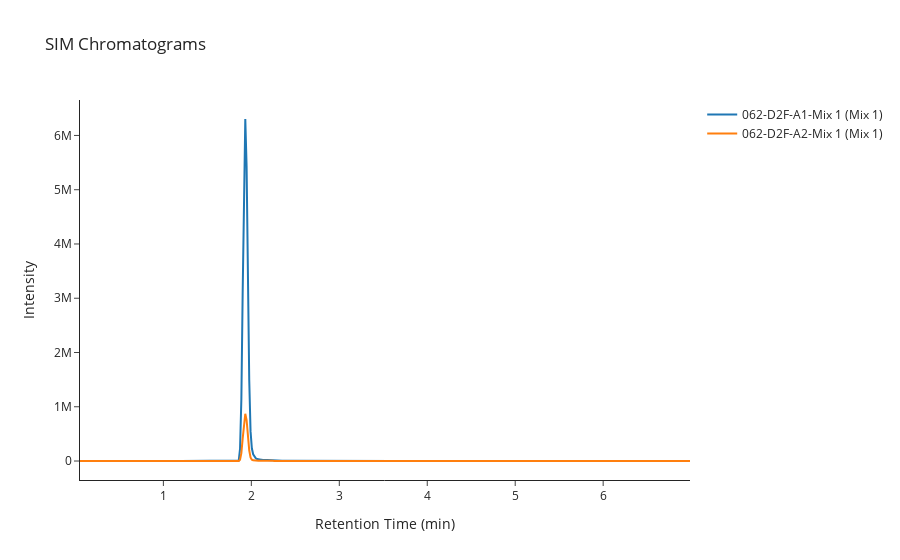

The notebook cell saved with this chart:
### Code cell
analyses.plot_chromatogram(indices=[91, 154], mz=268)

### Figure 1 — Plotly figure (JSON) as saved in the notebook; plotly's stock layout.template omitted (floating-point values rounded to 4 significant figures; data arrays with more than 128 entries replaced by an {"elided": "..."} marker saying what was removed)
{"data": [{"hovertemplate": "<b>index</b>: 91<br><b>name</b>: 062-D2F-A1-Mix 1<br><b>path</b>: C:/Users/Sandeep/Desktop/Error-LC/Method-Data\\250616_Mix-1_50x100ng-mL 2025-06-16 10-06-17\\062-D2F-A1-Mix 1.D<br><b>batch</b>: 250616_Mix-1_50x100ng-mL 2025-06-16 10-06-17<br><b>batch_position</b>: 62<br><b>idle_time</b>: 35.0<br><b>sample</b>: Mix 1<br><b>method</b>: error_lc<br><b>timestamp</b>: 2025-06-16 18:42:07<br><b>unit</b>: None<br><b>instrument</b>: None<br><b>signal</b>: None<br><b>date</b>: 16 Jun 25   6:42 pm +0100<br><b>detector</b>: MS<br><b>pump</b>: G7167B<br><b>vial_position</b>: D2F-A><br><b>start_time</b>: 2025-06-16 18:42:09<br><b>end_time</b>: 2025-06-16 18:49:53<br><b>runtime</b>: 416.119<br><b>Time: </b>%{x}<br><b>Intensity: </b>%{y}<extra></extra>", "mode": "lines", "name": "062-D2F-A1-Mix 1 (Mix 1)", "text": "<b>index</b>: 91<br><b>name</b>: 062-D2F-A1-Mix 1<br><b>path</b>: C:/Users/Sandeep/Desktop/Error-LC/Method-Data\\250616_Mix-1_50x100ng-mL 2025-06-16 10-06-17\\062-D2F-A1-Mix 1.D<br><b>batch</b>: 250616_Mix-1_50x100ng-mL 2025-06-16 10-06-17<br><b>batch_position</b>: 62<br><b>idle_time</b>: 35.0<br><b>sample</b>: Mix 1<br><b>method</b>: error_lc<br><b>timestamp</b>: 2025-06-16 18:42:07<br><b>unit</b>: None<br><b>instrument</b>: None<br><b>signal</b>: None<br><b>date</b>: 16 Jun 25   6:42 pm +0100<br><b>detector</b>: MS<br><b>pump</b>: G7167B<br><b>vial_position</b>: D2F-A><br><b>start_time</b>: 2025-06-16 18:42:09<br><b>end_time</b>: 2025-06-16 18:49:53<br><b>runtime</b>: 416.119", "type": "scatter", "x": {"elided": "466 float values"}, "y": {"elided": "466 int values"}}, {"hovertemplate": "<b>index</b>: 154<br><b>name</b>: 062-D2F-A2-Mix 1<br><b>path</b>: C:/Users/Sandeep/Desktop/Error-LC/Method-Data\\250617_Mix-1_50x10ng-mL 2025-06-17 09-19-10\\062-D2F-A2-Mix 1.D<br><b>batch</b>: 250617_Mix-1_50x10ng-mL 2025-06-17 09-19-10<br><b>batch_position</b>: 62<br><b>idle_time</b>: 38.0<br><b>sample</b>: Mix 1<br><b>method</b>: error_lc<br><b>timestamp</b>: 2025-06-17 17:53:22<br><b>unit</b>: None<br><b>instrument</b>: None<br><b>signal</b>: None<br><b>date</b>: 17 Jun 25   5:54 pm +0100<br><b>detector</b>: MS<br><b>pump</b>: G7167B<br><b>vial_position</b>: D2F-A><br><b>start_time</b>: 2025-06-17 17:53:24<br><b>end_time</b>: 2025-06-17 18:01:12<br><b>runtime</b>: 416.119<br><b>Time: </b>%{x}<br><b>Intensity: </b>%{y}<extra></extra>", "mode": "lines", "name": "062-D2F-A2-Mix 1 (Mix 1)", "text": "<b>index</b>: 154<br><b>name</b>: 062-D2F-A2-Mix 1<br><b>path</b>: C:/Users/Sandeep/Desktop/Error-LC/Method-Data\\250617_Mix-1_50x10ng-mL 2025-06-17 09-19-10\\062-D2F-A2-Mix 1.D<br><b>batch</b>: 250617_Mix-1_50x10ng-mL 2025-06-17 09-19-10<br><b>batch_position</b>: 62<br><b>idle_time</b>: 38.0<br><b>sample</b>: Mix 1<br><b>method</b>: error_lc<br><b>timestamp</b>: 2025-06-17 17:53:22<br><b>unit</b>: None<br><b>instrument</b>: None<br><b>signal</b>: None<br><b>date</b>: 17 Jun 25   5:54 pm +0100<br><b>detector</b>: MS<br><b>pump</b>: G7167B<br><b>vial_position</b>: D2F-A><br><b>start_time</b>: 2025-06-17 17:53:24<br><b>end_time</b>: 2025-06-17 18:01:12<br><b>runtime</b>: 416.119", "type": "scatter", "x": {"elided": "466 float values"}, "y": {"elided": "466 int values"}}], "layout": {"title": {"text": "SIM Chromatograms "}, "xaxis": {"title": {"text": "Retention Time (min)"}}, "yaxis": {"title": {"text": "Intensity"}}}}
